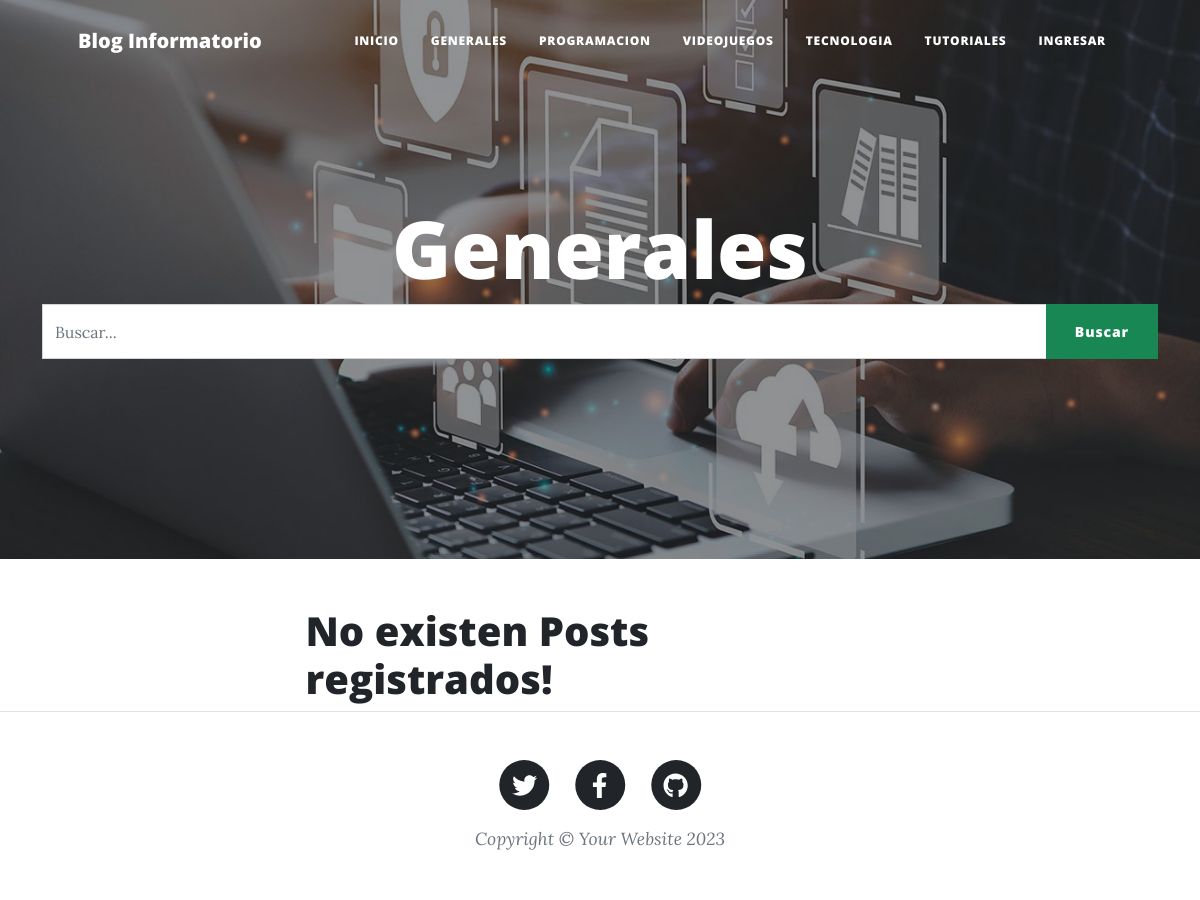
The app's page /generales/, older data.
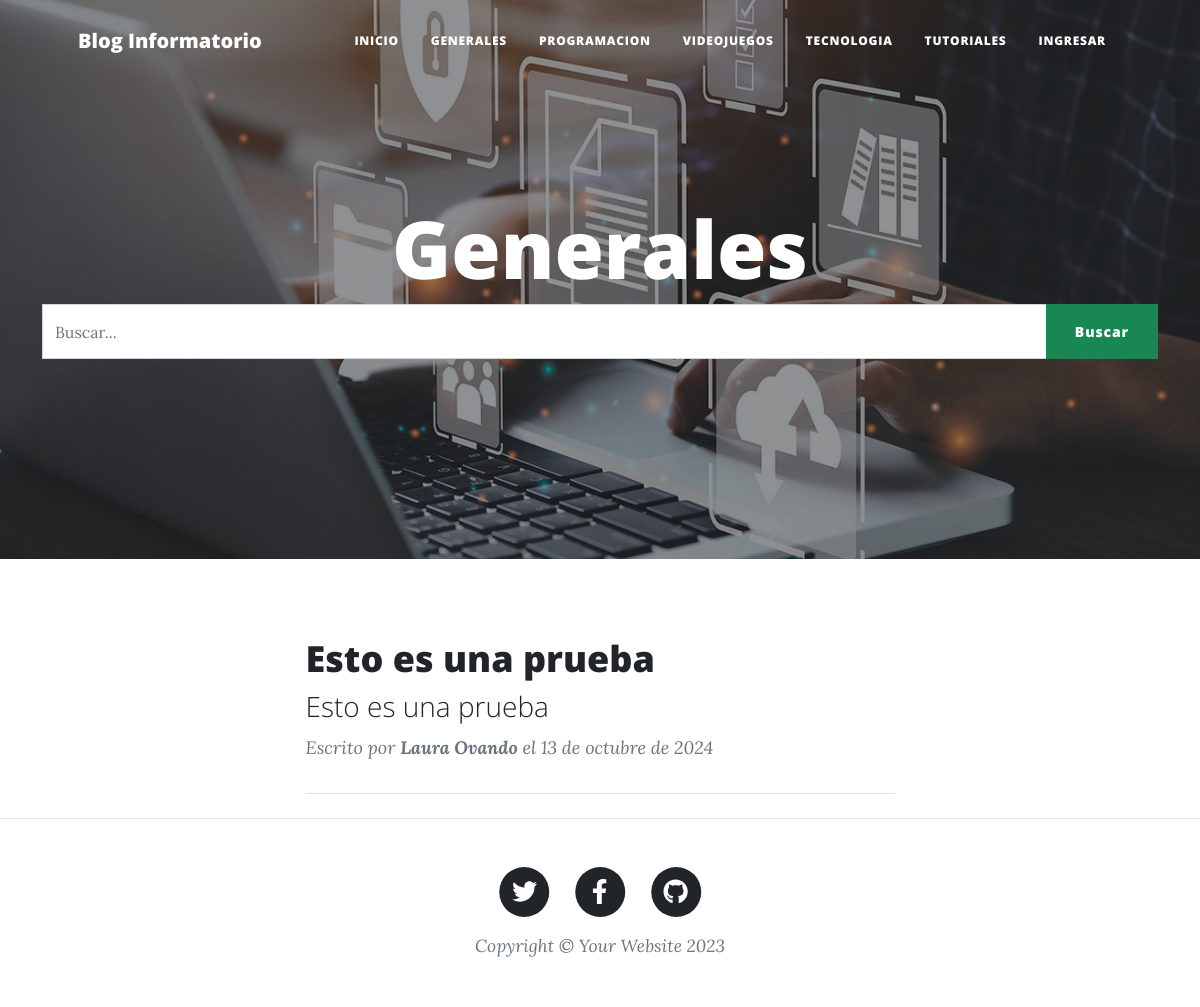
The same page, newer data.
### GestionDeBlog/models.py (models this page shows, shortened)
class Post(models.Model):
    id = models.AutoField(primary_key=True)
    titulo = models.CharField('Titulo', max_length=150, blank=False, null=False)
    slug = models.CharField('Slug', max_length=100, blank=False, null=False)
    descripcion = models.CharField('Descripcion', max_length=255, blank=False, null=False)
    contenido = RichTextField()
    imagen = models.URLField(max_length=255, blank=False, null=False)
    autor = models.ForeignKey(Usuario, on_delete=models.CASCADE)
    categoria = models.ForeignKey(Categoria, on_delete=models.CASCADE)
    estado = models.BooleanField('Publicado / No Publicado', default=True)
    fecha_creacion = models.DateField('Fecha de Creacion', auto_now=False, auto_now_add=True)
    class Meta:
        verbose_name = 'Post'
        verbose_name_plural = 'Posts'

class Usuario(AbstractUser):
    REQUIRED_FIELDS = ['first_name', 'last_name', 'email']
    def __str__(self):
        return f'{self.first_name} {self.last_name}'

### GestionDeBlog/views.py (the view, shortened to what this page needs)
# urls.py: path('generales/', views.generales, name='generales'),
def generales(request):
    queryset = request.GET.get("buscar")
    post = Post.objects.filter(estado = True, categoria = Categoria.objects.get(nombre__iexact = 'Generales'))
    paginator = Paginator(post, 2)
    page = request.GET.get('page')
    post = paginator.get_page(page)
    return render(request, 'generales.html', {'post':post})

### GestionDeBlog/templates/generales.html (shortened to what this page needs)
{% extends 'index.html' %}
{% load static %}
{% block imagen %} {% static 'assets/img/generales.jpg' %}  {% endblock imagen %}
{% block titulo_principal %} Generales {% endblock titulo_principal %}

### GestionDeBlog/templates/index.html (shortened to what the changed rows need)
{% load static %}
<!DOCTYPE html>
<html lang="es">
    <head>
        <link href="{% static 'css/styles.css' %}" rel="stylesheet" />
    </head>
    <body>
        <header class="masthead" style="background-image: url('{% block imagen %} {% static 'assets/img/home-bg.jpg' %} {% endblock imagen %}')">
            <div class="container position-relative px-4 px-lg-5">
                <div class="row gx-4 gx-lg-5 justify-content-center">
                    <div class="col-md-10 col-lg-8 col-xl-7">
                        <div class="site-heading">
                            <h1>{% block titulo_principal %} Blog Informatorio {% endblock titulo_principal %}</h1>
                        </div>
                    </div>
                </div>
            </div>
        </header>
        <div class="container px-4 px-lg-5">
            <div class="row gx-4 gx-lg-5 justify-content-center">
                <div class="col-md-10 col-lg-8 col-xl-7">
                    {% block contenido %}
                        {% if post %}
                        {% for p in post %}
                            <div class="post-preview">
                                <a href={% url 'detallepost' p.slug %}>
                                    <h2 class="post-title">{{p.titulo}}</h2>
                                    <h3 class="post-subtitle">{{p.descripcion}}</h3>
                                <p class="post-meta">
                                    Escrito por
                                    <strong> {{p.autor}} </strong> el
                                    {{p.fecha_creacion}}
                                </p>
                            </div>
                        <hr class="my-4" />
                        {% endfor %}
                        {% else %}
                            <h1> No existen Posts registrados! </h1>
                        {% endif %}
                    {% endblock contenido %}
                </div>
            </div>
        </div>
    </body>
</html>

Row changes from the older to the newer data that the page shows:
added Post: titulo "Esto es una prueba", descripcion "Esto es una prueba", autor "Laura Ovando", fecha_creacion "13 de octubre de 2024"
Text that changed along with them:
text no longer shown: "No existen Posts registrados!"
